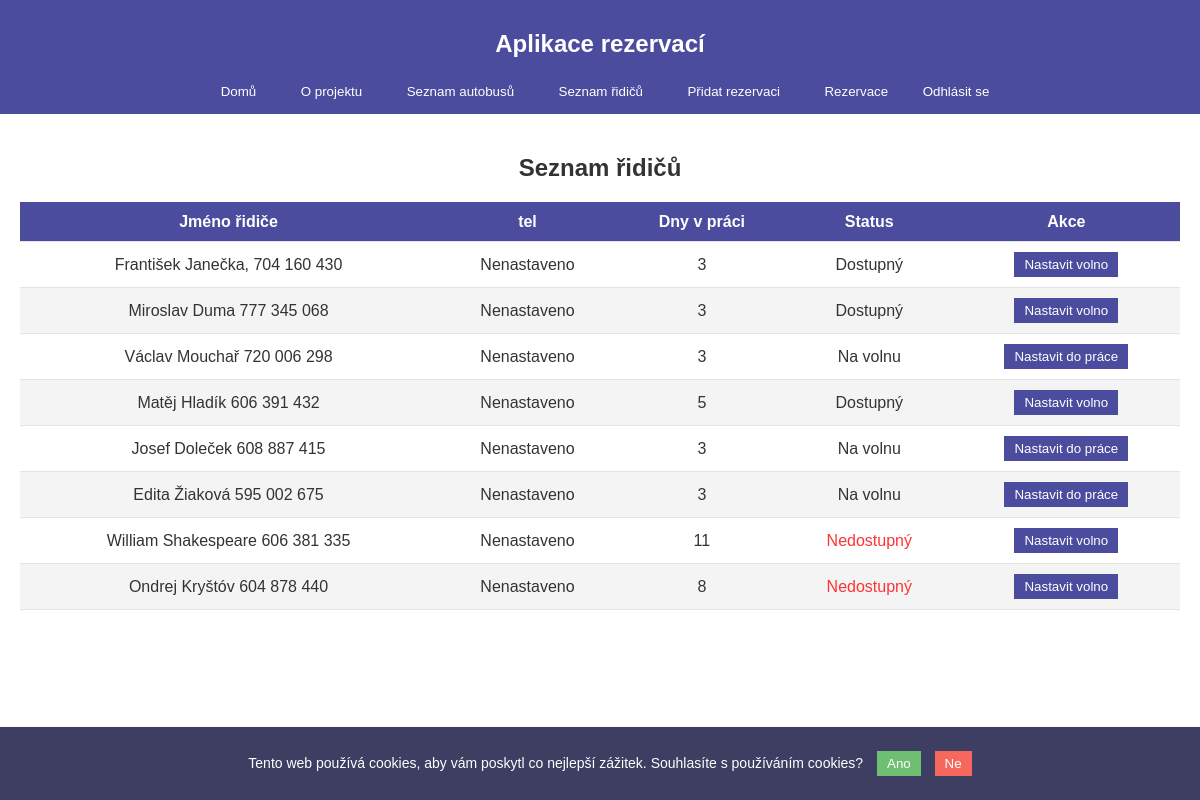
Page /depo/drivers/ (signed in) on the earlier database version.
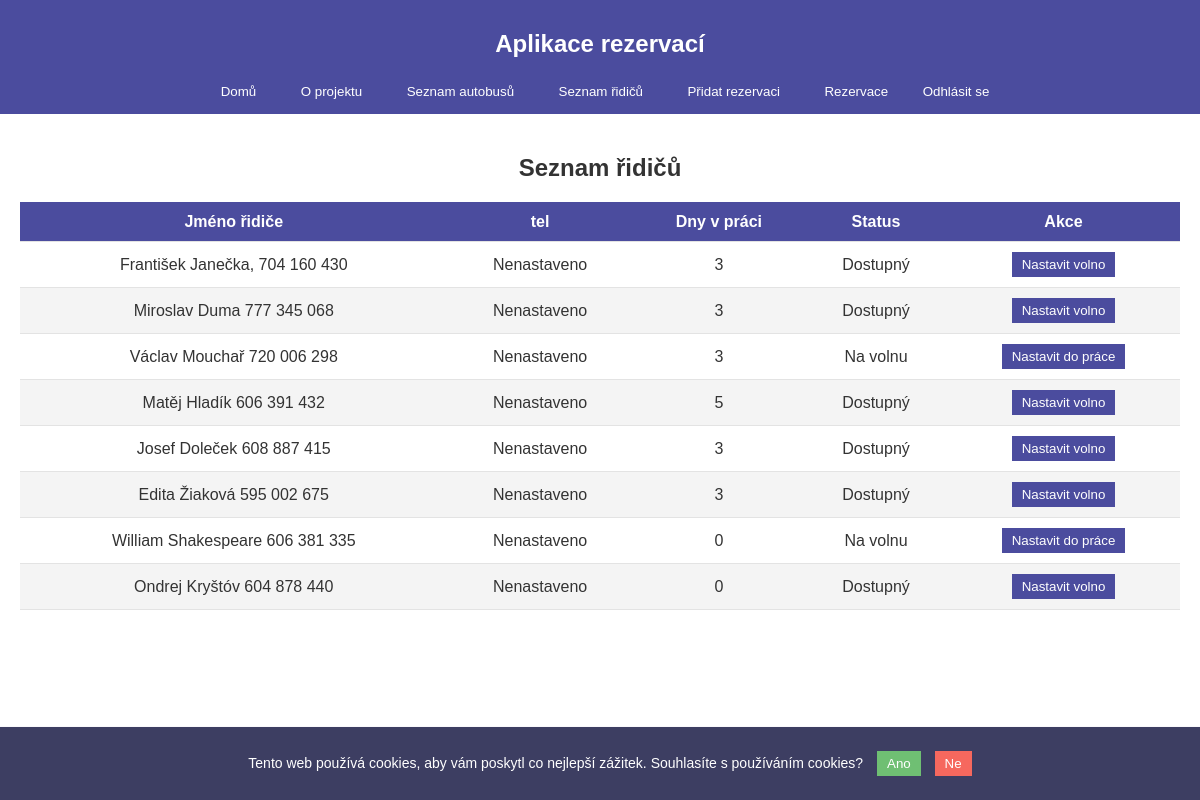
Same page on the later database version.
### depo/models.py (models this page shows, shortened)
class Driver(models.Model):
    name = models.CharField(max_length=100)
    last_rest_day = models.DateField(default=timezone.now)  # poslední den volna
    is_on_rest = models.BooleanField(default=False)  # Indikace, zda je řidič na volnu
    phone = models.CharField(max_length=15, blank=True, null=True)
    def days_since_last_rest(self):
        return (timezone.now().date() - self.last_rest_day).days

### depo/views.py (the view, shortened to what this page needs)
# urls.py: path('drivers/', views.driver_list, name='driver_list'),
@login_required
def driver_list(request):
    drivers = Driver.objects.all()
    today = now().date()
    for driver in drivers:
        delta = today - driver.last_rest_day
        driver.days_since_rest = delta.days
    return render(request, 'depo/driver_list.html', {
        'drivers': drivers,
        'now': now(),  # Přidání aktuálního času pro výpočet v šabloně
    })

### depo/context_processors.py (called while the page is built)
def project_version(request):
    return {
        'project_version': settings.PROJECT_VERSION
    }

### depo/templates/depo/driver_list.html (shortened to what this page needs)
{% extends "depo/home.html" %}
{% block content %}
<section>
    <h2 style="text-align: center;">Seznam řidičů</h2>
    <table>
        <thead>
            <tr>
                <th>Jméno řidiče</th>
                <th>tel</th>
                <th>Dny v práci</th>
                <th>Status</th>
                <th>Akce</th>
            </tr>
        </thead>
        <tbody>
            {% for driver in drivers %}
            <tr>
                <td>{{ driver.name }}</td>
                <td>
                    {% if driver.phone %}
                        {{ driver.phone }}
                    {% else %}
                        Nenastaveno
                    {% endif %}
                </td>
                <td>{{ driver.days_since_rest }}</td>
                <td>
                    <span class="
                        {% if driver.is_on_rest %}
                        Na volnu
                        {% elif driver.days_since_last_rest == 6 %}
                                needs-weekly-rest-6
                            {% elif driver.days_since_last_rest >= 7 %}
                                needs-weekly-rest-7
                            {% else %}
                                ready
                            {% endif %}
                        ">
                        {% if driver.is_on_rest %}
                            Na volnu
                        {% elif driver.days_since_last_rest == 6 %}
                            6. den
                        {% elif driver.days_since_last_rest >= 7 %}
                            Nedostupný
                        {% else %}
                            Dostupný
                        {% endif %}
                    </span>
                </td>
                <td>
                    <form method="post" action="{% url 'depo:driver_list' %}">
                        <button type="submit">
                            {% if driver.is_on_rest %}
                                Nastavit do práce
                            {% else %}
                                Nastavit volno
                            {% endif %}
                        </button>
                    </form>
                </td>
            </tr>
            {% endfor %}
        </tbody>
    </table>
</section>
{% endblock %}

Differences in the rows shown:
changed Driver "Josef Doleček 608 887 415": is_on_rest "Na volnu Nastavit do práce" → "Dostupný Nastavit volno"
changed Driver "Edita Žiaková 595 002 675": is_on_rest "Na volnu Nastavit do práce" → "Dostupný Nastavit volno"
changed Driver "William Shakespeare 606 381 335": days_since_rest "11" → "0"; is_on_rest "Nedostupný Nastavit volno" → "Na volnu Nastavit do práce"
changed Driver "Ondrej Kryštóv 604 878 440": days_since_rest "8" → "0"; last_rest_day "Nedostupný" → "Dostupný"
